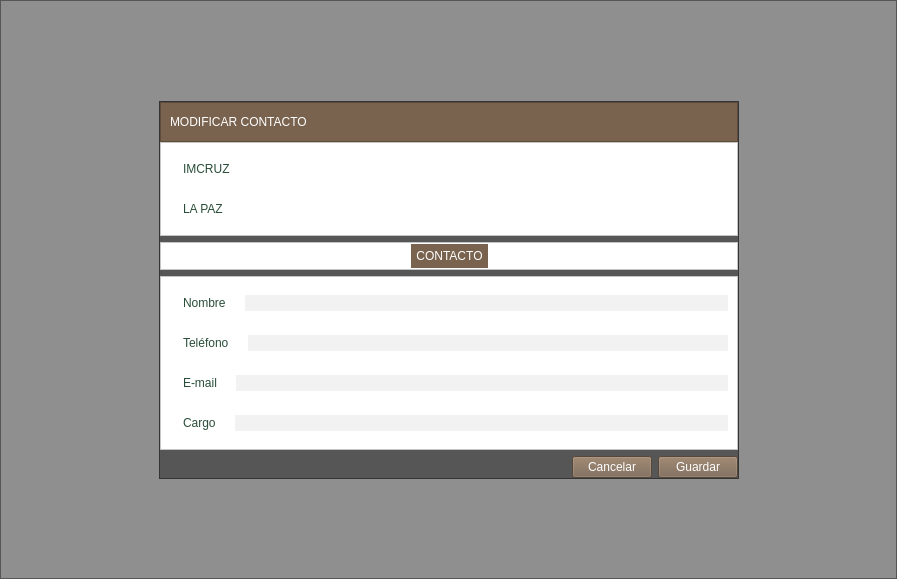
<?xml version="1.0" encoding="UTF-8"?>
<ui version="4.0">
 <class>Modify</class>
 <widget class="QWidget" name="Modify">
  <property name="geometry">
   <rect>
    <x>0</x>
    <y>0</y>
    <width>897</width>
    <height>579</height>
   </rect>
  </property>
  <property name="windowTitle">
   <string>Form</string>
  </property>
  <property name="styleSheet">
   <string notr="true"/>
  </property>
  <layout class="QHBoxLayout" name="horizontalLayout_4">
   <property name="spacing">
    <number>0</number>
   </property>
   <property name="leftMargin">
    <number>0</number>
   </property>
   <property name="topMargin">
    <number>0</number>
   </property>
   <property name="rightMargin">
    <number>0</number>
   </property>
   <property name="bottomMargin">
    <number>0</number>
   </property>
   <item>
    <widget class="QFrame" name="frame_5">
     <property name="styleSheet">
      <string notr="true">background-color:rgba(0,0,0,40%);</string>
     </property>
     <property name="frameShape">
      <enum>QFrame::StyledPanel</enum>
     </property>
     <property name="frameShadow">
      <enum>QFrame::Raised</enum>
     </property>
     <layout class="QVBoxLayout" name="verticalLayout_5">
      <item>
       <spacer name="verticalSpacer">
        <property name="orientation">
         <enum>Qt::Vertical</enum>
        </property>
        <property name="sizeHint" stdset="0">
         <size>
          <width>478</width>
          <height>37</height>
         </size>
        </property>
       </spacer>
      </item>
      <item>
       <layout class="QHBoxLayout" name="horizontalLayout_13">
        <item>
         <spacer name="horizontalSpacer_7">
          <property name="orientation">
           <enum>Qt::Horizontal</enum>
          </property>
          <property name="sizeHint" stdset="0">
           <size>
            <width>40</width>
            <height>20</height>
           </size>
          </property>
         </spacer>
        </item>
        <item>
         <widget class="QFrame" name="frame_4">
          <property name="frameShape">
           <enum>QFrame::StyledPanel</enum>
          </property>
          <property name="frameShadow">
           <enum>QFrame::Raised</enum>
          </property>
          <layout class="QVBoxLayout" name="verticalLayout_4">
           <property name="leftMargin">
            <number>0</number>
           </property>
           <property name="topMargin">
            <number>0</number>
           </property>
           <property name="rightMargin">
            <number>0</number>
           </property>
           <property name="bottomMargin">
            <number>0</number>
           </property>
           <item>
            <layout class="QVBoxLayout" name="verticalLayout_3">
             <property name="spacing">
              <number>0</number>
             </property>
             <item>
              <widget class="QFrame" name="frame_2">
               <property name="styleSheet">
                <string notr="true">background-color:#79634E;</string>
               </property>
               <property name="frameShape">
                <enum>QFrame::StyledPanel</enum>
               </property>
               <property name="frameShadow">
                <enum>QFrame::Raised</enum>
               </property>
               <layout class="QHBoxLayout" name="horizontalLayout">
                <item>
                 <widget class="QLabel" name="label_9">
                  <property name="styleSheet">
                   <string notr="true">font: 12pt &quot;MS Shell Dlg 2&quot;;
color: white;</string>
                  </property>
                  <property name="text">
                   <string>MODIFICAR CONTACTO</string>
                  </property>
                 </widget>
                </item>
                <item>
                 <spacer name="horizontalSpacer">
                  <property name="orientation">
                   <enum>Qt::Horizontal</enum>
                  </property>
                  <property name="sizeHint" stdset="0">
                   <size>
                    <width>421</width>
                    <height>20</height>
                   </size>
                  </property>
                 </spacer>
                </item>
               </layout>
              </widget>
             </item>
             <item>
              <widget class="QFrame" name="frame">
               <property name="styleSheet">
                <string notr="true">background-color:white;</string>
               </property>
               <property name="frameShape">
                <enum>QFrame::StyledPanel</enum>
               </property>
               <property name="frameShadow">
                <enum>QFrame::Raised</enum>
               </property>
               <layout class="QVBoxLayout" name="verticalLayout">
                <item>
                 <layout class="QHBoxLayout" name="horizontalLayout_2">
                  <item>
                   <widget class="QLabel" name="label_10">
                    <property name="styleSheet">
                     <string notr="true">font: 18pt &quot;MS Shell Dlg 2&quot;;
color: #294D39;
padding:10px;</string>
                    </property>
                    <property name="text">
                     <string>IMCRUZ</string>
                    </property>
                   </widget>
                  </item>
                  <item>
                   <spacer name="horizontalSpacer_2">
                    <property name="orientation">
                     <enum>Qt::Horizontal</enum>
                    </property>
                    <property name="sizeHint" stdset="0">
                     <size>
                      <width>40</width>
                      <height>20</height>
                     </size>
                    </property>
                   </spacer>
                  </item>
                 </layout>
                </item>
                <item>
                 <layout class="QHBoxLayout" name="horizontalLayout_3">
                  <item>
                   <widget class="QLabel" name="label_11">
                    <property name="styleSheet">
                     <string notr="true">font: 18pt &quot;MS Shell Dlg 2&quot;;
color: #294D39;
padding:10px;</string>
                    </property>
                    <property name="text">
                     <string>LA PAZ</string>
                    </property>
                   </widget>
                  </item>
                  <item>
                   <spacer name="horizontalSpacer_3">
                    <property name="orientation">
                     <enum>Qt::Horizontal</enum>
                    </property>
                    <property name="sizeHint" stdset="0">
                     <size>
                      <width>40</width>
                      <height>20</height>
                     </size>
                    </property>
                   </spacer>
                  </item>
                 </layout>
                </item>
               </layout>
              </widget>
             </item>
            </layout>
           </item>
           <item>
            <widget class="QFrame" name="frame_6">
             <property name="styleSheet">
              <string notr="true">background-color:white;</string>
             </property>
             <property name="frameShape">
              <enum>QFrame::StyledPanel</enum>
             </property>
             <property name="frameShadow">
              <enum>QFrame::Raised</enum>
             </property>
             <layout class="QVBoxLayout" name="verticalLayout_6">
              <property name="leftMargin">
               <number>1</number>
              </property>
              <property name="topMargin">
               <number>1</number>
              </property>
              <property name="rightMargin">
               <number>1</number>
              </property>
              <property name="bottomMargin">
               <number>1</number>
              </property>
              <item>
               <layout class="QHBoxLayout" name="horizontalLayout_12">
                <item>
                 <spacer name="horizontalSpacer_4">
                  <property name="orientation">
                   <enum>Qt::Horizontal</enum>
                  </property>
                  <property name="sizeHint" stdset="0">
                   <size>
                    <width>40</width>
                    <height>20</height>
                   </size>
                  </property>
                 </spacer>
                </item>
                <item>
                 <widget class="QLabel" name="label_6">
                  <property name="styleSheet">
                   <string notr="true">background-color:#79634E;
min-width:6em;
max-width:6em;
min-height:2em;
max-height:2em;
padding:5px;
color:white;
font: 12pt &quot;MS Shell Dlg 2&quot;;
</string>
                  </property>
                  <property name="text">
                   <string>CONTACTO</string>
                  </property>
                  <property name="alignment">
                   <set>Qt::AlignCenter</set>
                  </property>
                 </widget>
                </item>
                <item>
                 <spacer name="horizontalSpacer_5">
                  <property name="orientation">
                   <enum>Qt::Horizontal</enum>
                  </property>
                  <property name="sizeHint" stdset="0">
                   <size>
                    <width>40</width>
                    <height>20</height>
                   </size>
                  </property>
                 </spacer>
                </item>
               </layout>
              </item>
             </layout>
            </widget>
           </item>
           <item>
            <widget class="QFrame" name="frame_3">
             <property name="styleSheet">
              <string notr="true">background-color:white;</string>
             </property>
             <property name="frameShape">
              <enum>QFrame::StyledPanel</enum>
             </property>
             <property name="frameShadow">
              <enum>QFrame::Raised</enum>
             </property>
             <layout class="QVBoxLayout" name="verticalLayout_2">
              <item>
               <layout class="QHBoxLayout" name="horizontalLayout_6">
                <item>
                 <widget class="QLabel" name="label_14">
                  <property name="styleSheet">
                   <string notr="true">font: 12pt &quot;MS Shell Dlg 2&quot;;
color: #294D39;
padding:10px;
min-width:5em;</string>
                  </property>
                  <property name="text">
                   <string>Nombre</string>
                  </property>
                 </widget>
                </item>
                <item>
                 <widget class="QLineEdit" name="nombre">
                  <property name="styleSheet">
                   <string notr="true">background-color:#F2F2F2;
font: 12pt &quot;MS Shell Dlg 2&quot;;
border:0px solid;
min-height:1.5em;
max-height:1.5em;
color: #294D39;
</string>
                  </property>
                 </widget>
                </item>
               </layout>
              </item>
              <item>
               <layout class="QHBoxLayout" name="horizontalLayout_7">
                <item>
                 <widget class="QLabel" name="label_15">
                  <property name="styleSheet">
                   <string notr="true">font: 12pt &quot;MS Shell Dlg 2&quot;;
color: #294D39;
padding:10px;
min-width:5em;</string>
                  </property>
                  <property name="text">
                   <string>Teléfono</string>
                  </property>
                 </widget>
                </item>
                <item>
                 <widget class="QLineEdit" name="telefono">
                  <property name="styleSheet">
                   <string notr="true">background-color:#F2F2F2;
font: 12pt &quot;MS Shell Dlg 2&quot;;
border:0px solid;
min-height:1.5em;
max-height:1.5em;
color: #294D39;
</string>
                  </property>
                 </widget>
                </item>
               </layout>
              </item>
              <item>
               <layout class="QHBoxLayout" name="horizontalLayout_8">
                <item>
                 <widget class="QLabel" name="label_16">
                  <property name="styleSheet">
                   <string notr="true">font: 12pt &quot;MS Shell Dlg 2&quot;;
color: #294D39;
padding:10px;
min-width:5em;</string>
                  </property>
                  <property name="text">
                   <string>E-mail</string>
                  </property>
                 </widget>
                </item>
                <item>
                 <widget class="QLineEdit" name="mail">
                  <property name="styleSheet">
                   <string notr="true">background-color:#F2F2F2;
font: 12pt &quot;MS Shell Dlg 2&quot;;
border:0px solid;
min-height:1.5em;
max-height:1.5em;
color: #294D39;
</string>
                  </property>
                 </widget>
                </item>
               </layout>
              </item>
              <item>
               <layout class="QHBoxLayout" name="horizontalLayout_9">
                <item>
                 <widget class="QLabel" name="label_17">
                  <property name="styleSheet">
                   <string notr="true">font: 12pt &quot;MS Shell Dlg 2&quot;;
color: #294D39;
padding:10px;
min-width:5em;</string>
                  </property>
                  <property name="text">
                   <string>Cargo</string>
                  </property>
                 </widget>
                </item>
                <item>
                 <widget class="QLineEdit" name="cargo">
                  <property name="styleSheet">
                   <string notr="true">background-color:#F2F2F2;
font: 12pt &quot;MS Shell Dlg 2&quot;;
border:0px solid;
min-height:1.5em;
max-height:1.5em;
color: #294D39;
</string>
                  </property>
                 </widget>
                </item>
               </layout>
              </item>
             </layout>
            </widget>
           </item>
           <item>
            <layout class="QHBoxLayout" name="horizontalLayout_11">
             <item>
              <spacer name="horizontalSpacer_6">
               <property name="orientation">
                <enum>Qt::Horizontal</enum>
               </property>
               <property name="sizeHint" stdset="0">
                <size>
                 <width>40</width>
                 <height>20</height>
                </size>
               </property>
              </spacer>
             </item>
             <item>
              <widget class="QPushButton" name="pushButton">
               <property name="styleSheet">
                <string notr="true">font: 12pt &quot;MS Shell Dlg 2&quot;;
color:white;
background-color:rgba(121,99,78,100%);;
min-width:8.5em;
max-width:8.5em;
min-height:2.5em;
max-height:2.5em;</string>
               </property>
               <property name="text">
                <string>Cancelar</string>
               </property>
              </widget>
             </item>
             <item>
              <widget class="QPushButton" name="tarifario_butt">
               <property name="styleSheet">
                <string notr="true">font: 12pt &quot;MS Shell Dlg 2&quot;;
color:white;
background-color:rgba(121,99,78,100%);;
min-width:8.5em;
max-width:8.5em;
min-height:2.5em;
max-height:2.5em;</string>
               </property>
               <property name="text">
                <string>Guardar</string>
               </property>
              </widget>
             </item>
            </layout>
           </item>
          </layout>
         </widget>
        </item>
        <item>
         <spacer name="horizontalSpacer_8">
          <property name="orientation">
           <enum>Qt::Horizontal</enum>
          </property>
          <property name="sizeHint" stdset="0">
           <size>
            <width>40</width>
            <height>20</height>
           </size>
          </property>
         </spacer>
        </item>
       </layout>
      </item>
      <item>
       <spacer name="verticalSpacer_2">
        <property name="orientation">
         <enum>Qt::Vertical</enum>
        </property>
        <property name="sizeHint" stdset="0">
         <size>
          <width>20</width>
          <height>22</height>
         </size>
        </property>
       </spacer>
      </item>
     </layout>
    </widget>
   </item>
  </layout>
 </widget>
 <resources/>
 <connections/>
</ui>
